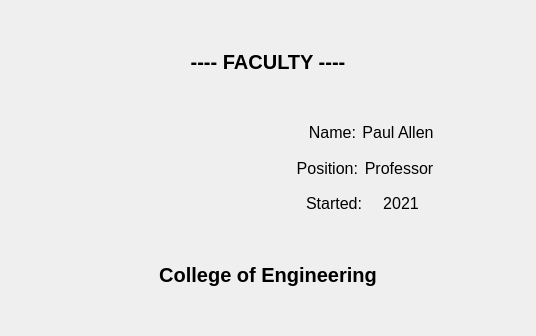
<?xml version="1.0" encoding="UTF-8"?>
<ui version="4.0">
 <class>facultyCardDisplay</class>
 <widget class="QDialog" name="facultyCardDisplay">
  <property name="geometry">
   <rect>
    <x>0</x>
    <y>0</y>
    <width>536</width>
    <height>336</height>
   </rect>
  </property>
  <property name="windowTitle">
   <string>Dialog</string>
  </property>
  <layout class="QVBoxLayout" name="verticalLayout_2">
   <item>
    <widget class="QLabel" name="label_faculty">
     <property name="font">
      <font>
       <pointsize>15</pointsize>
       <bold>true</bold>
      </font>
     </property>
     <property name="text">
      <string>---- FACULTY ----</string>
     </property>
     <property name="alignment">
      <set>Qt::AlignmentFlag::AlignCenter</set>
     </property>
    </widget>
   </item>
   <item>
    <layout class="QHBoxLayout" name="horizontalLayout_4">
     <item>
      <spacer name="horizontalSpacer">
       <property name="orientation">
        <enum>Qt::Orientation::Horizontal</enum>
       </property>
       <property name="sizeHint" stdset="0">
        <size>
         <width>40</width>
         <height>20</height>
        </size>
       </property>
      </spacer>
     </item>
     <item>
      <widget class="QLabel" name="label_logo">
       <property name="text">
        <string/>
       </property>
      </widget>
     </item>
     <item>
      <spacer name="horizontalSpacer_3">
       <property name="orientation">
        <enum>Qt::Orientation::Horizontal</enum>
       </property>
       <property name="sizeHint" stdset="0">
        <size>
         <width>40</width>
         <height>20</height>
        </size>
       </property>
      </spacer>
     </item>
     <item>
      <spacer name="horizontalSpacer_4">
       <property name="orientation">
        <enum>Qt::Orientation::Horizontal</enum>
       </property>
       <property name="sizeHint" stdset="0">
        <size>
         <width>40</width>
         <height>20</height>
        </size>
       </property>
      </spacer>
     </item>
     <item>
      <layout class="QVBoxLayout" name="verticalLayout">
       <item>
        <layout class="QHBoxLayout" name="horizontalLayout">
         <item>
          <widget class="QLabel" name="label_name">
           <property name="font">
            <font>
             <pointsize>12</pointsize>
            </font>
           </property>
           <property name="text">
            <string>Name:</string>
           </property>
           <property name="alignment">
            <set>Qt::AlignmentFlag::AlignRight|Qt::AlignmentFlag::AlignTrailing|Qt::AlignmentFlag::AlignVCenter</set>
           </property>
          </widget>
         </item>
         <item>
          <widget class="QLabel" name="label_facultyName">
           <property name="font">
            <font>
             <pointsize>12</pointsize>
            </font>
           </property>
           <property name="text">
            <string>Paul Allen</string>
           </property>
           <property name="alignment">
            <set>Qt::AlignmentFlag::AlignCenter</set>
           </property>
          </widget>
         </item>
        </layout>
       </item>
       <item>
        <layout class="QHBoxLayout" name="horizontalLayout_2">
         <item>
          <widget class="QLabel" name="label_position">
           <property name="font">
            <font>
             <pointsize>12</pointsize>
            </font>
           </property>
           <property name="text">
            <string>Position:</string>
           </property>
           <property name="alignment">
            <set>Qt::AlignmentFlag::AlignRight|Qt::AlignmentFlag::AlignTrailing|Qt::AlignmentFlag::AlignVCenter</set>
           </property>
          </widget>
         </item>
         <item>
          <widget class="QLabel" name="label_facultyPosition">
           <property name="font">
            <font>
             <pointsize>12</pointsize>
            </font>
           </property>
           <property name="text">
            <string>Professor</string>
           </property>
           <property name="alignment">
            <set>Qt::AlignmentFlag::AlignCenter</set>
           </property>
          </widget>
         </item>
        </layout>
       </item>
       <item>
        <layout class="QHBoxLayout" name="horizontalLayout_3">
         <item>
          <widget class="QLabel" name="label_started">
           <property name="font">
            <font>
             <pointsize>12</pointsize>
            </font>
           </property>
           <property name="text">
            <string>Started:</string>
           </property>
           <property name="alignment">
            <set>Qt::AlignmentFlag::AlignRight|Qt::AlignmentFlag::AlignTrailing|Qt::AlignmentFlag::AlignVCenter</set>
           </property>
          </widget>
         </item>
         <item>
          <widget class="QLabel" name="label_facultyStarted">
           <property name="font">
            <font>
             <pointsize>12</pointsize>
            </font>
           </property>
           <property name="text">
            <string>2021</string>
           </property>
           <property name="alignment">
            <set>Qt::AlignmentFlag::AlignCenter</set>
           </property>
          </widget>
         </item>
        </layout>
       </item>
      </layout>
     </item>
     <item>
      <spacer name="horizontalSpacer_2">
       <property name="orientation">
        <enum>Qt::Orientation::Horizontal</enum>
       </property>
       <property name="sizeHint" stdset="0">
        <size>
         <width>40</width>
         <height>20</height>
        </size>
       </property>
      </spacer>
     </item>
    </layout>
   </item>
   <item>
    <widget class="QLabel" name="label_facultyCollege">
     <property name="font">
      <font>
       <pointsize>15</pointsize>
       <bold>true</bold>
      </font>
     </property>
     <property name="text">
      <string>College of Engineering</string>
     </property>
     <property name="alignment">
      <set>Qt::AlignmentFlag::AlignCenter</set>
     </property>
    </widget>
   </item>
  </layout>
 </widget>
 <resources/>
 <connections/>
</ui>
